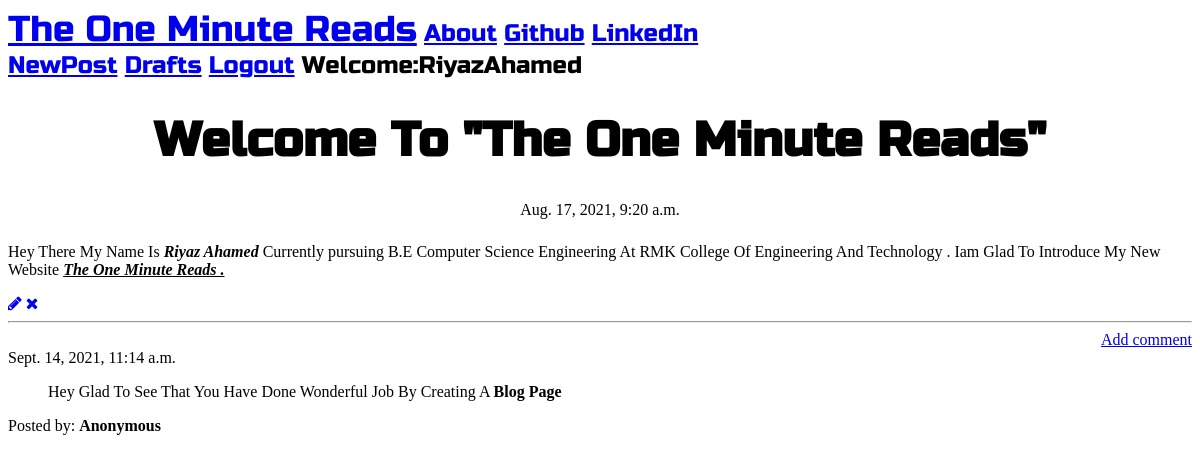
The page /post/25/ (signed in) on the database its author committed.
### blog/models.py (models this page shows, shortened)
class Post(models.Model):
    author = models.ForeignKey('auth.User',on_delete=models.CASCADE)
    title = models.CharField(max_length=200)
    text = models.TextField()
    created_date = models.DateTimeField(default=timezone.now)
    published_date = models.DateTimeField(blank=True, null=True)

class Comment(models.Model):
    post = models.ForeignKey('blog.Post', related_name='comments',on_delete=models.CASCADE)
    author = models.CharField(max_length=200)
    text = models.TextField()
    created_date = models.DateTimeField(default=timezone.now)
    approved_comment = models.BooleanField(default=False)

### blog/views.py (the view)
# urls.py: url(r'^post/(?P<pk>\d+)/$', views.PostDetailView.as_view(), name='post_detail'),
class PostDetailView(DetailView):
    model = Post

### blog/templates/blog/post_detail.html (shortened to what this page needs)
{% extends "blog/base.html" %}
{% block content %}
        <h1 class='posttitle loader'>{{ post.title }}</h1>
        {% if post.published_date %}
            <div class="date postdate">
                {{ post.published_date }}
            </div>
        {% else %}
            <a class="btn btn-outline-dark" href="{% url 'blog:post_publish' pk=post.pk %}">Publish</a>
        {% endif %}
      <p class='postcontent' >{{ post.text|safe|linebreaksbr }}</p>
      {% if user.is_authenticated %}
          <a class="btn btn-primary" href="{% url 'blog:post_edit' pk=post.pk %}"><span class="fa fa-pencil"></span></a>
          <a class="btn btn-primary" href="{% url 'blog:post_remove' pk=post.pk %}"><span class="fa fa-remove"></span></a>
      {% endif %}
  <hr>
  <a class="btn btn-primary btn-comment" href="{% url 'blog:add_comment_to_post' pk=post.pk %}">Add comment</a>
  <div class="container">
  {% for comment in post.comments.all %}
  <br>
      {% if user.is_authenticated or comment.approved_comment %}
              {{ comment.created_date }}
          <p>{{ comment.text|safe|linebreaks }}</p>
          <p>Posted by: <strong>{{ comment.author }}</strong></p>
      {% endif %}
  {% empty %}
      <p>No comments posted.</p>
  {% endfor %}
</div>
{% endblock %}

### blog/templates/blog/base.html (shortened to what this page needs)
<!DOCTYPE html>
{% load static %}
<html>
  <head>
    <link rel="stylesheet" href="https://stackpath.bootstrapcdn.com/bootstrap/4.1.3/css/bootstrap.min.css"integrity="sha384-MCw98/SFnGE8fJT3GXwEOngsV7Zt27NXFoaoApmYm81iuXoPkFOJwJ8ERdknLPMO">
    <link href="https://maxcdn.bootstrapcdn.com/font-awesome/4.7.0/css/font-awesome.min.css" rel="stylesheet">
    <link rel="stylesheet" href="//cdn.jsdelivr.net/medium-editor/latest/css/medium-editor.min.css" type="text/css" media="screen" charset="utf-8">
    <link rel="stylesheet" href="{% static 'css/blog.css' %}">
  </head>
  <body class='loader'>
    <nav class="navbar navbar-expand-lg bg-light techfont">
      <div class="container">
        <div class="navbar-nav align-items-center">
          <a class="navbar-brand bigbrand" href="{% url 'blog:post_list' %}">The One Minute Reads</a>
          <a class="nav-item nav-link" href="{% url 'blog:about' %}">About</a>
          <a class="nav-item nav-link" href="https://github.com/riyazahamad03">Github</a>
          <a class="nav-item nav-link" href="https://www.linkedin.com/in/riyaz-ahamed-5a101a205">LinkedIn</a>
        </div>
        <div class="navbar-nav align-items-center ml-auto">
          {% if user.is_authenticated %}
            <a class="nav-item nav-link" href="{% url 'blog:post_new' %}">NewPost</a>
            <a class="nav-item nav-link" href="{% url 'blog:post_draft_list' %}">Drafts</a>
            <a class="nav-item nav-link" href="{% url 'logout' %}">Logout</a>
            <a  class="nav-item nav-link" >Welcome:{{ user.username }}</a>
          {% else %}
            <a class="nav-item nav-link" href="{% url 'login' %}" aria-label="Login">
              <span class="fa fa-user" aria-hidden="true"></span></a>
          {% endif %}
        </div>
      </div>
    </nav>
          <div class="content container">
              <div class="row">
                  <div class="col-md-8">
                    <div class="blog_posts">
                      {% block content %}
                      {% endblock %}
                    </div>
                  </div>
              </div>
          </div>
  </body>
</html>

### blog/static/css/blog.css (style rules this page uses)
.techfont { font-family: 'Russo One', sans-serif; font-size: 1.5em; margin-bottom: 10px; }
.postdate { text-align: center; }
.posttitle { font-family: 'Russo One', sans-serif; font-size: 3em; text-align: center; }
.postcontent { font-family: 'Montserrat'; font-size: 1.5em; }
.btn-comment { position: absolute; right: 0px; }
.bigbrand { font-size: 1.5em; }
.loader { filter:hue-rotate(0deg); color: linear-gradient(45deg,#0f8,#08f); animation:hue 5000ms infinite linear; }

### rows shown on the page
Post: title "Welcome To \"The One Minute Reads\"", published_date "Aug. 17, 2021, 9:20 a.m.", text "Hey There My Name Is Riyaz Ahamed Currently pursuing B.E Computer Science Engineering At RMK College Of Engineering And Technology . Iam Glad To Introduce My New Website The One Minute Reads ."
Comment: created_date "Sept. 14, 2021, 11:14 a.m.", text "Hey Glad To See That You Have Done Wonderful Job By Creating A Blog Page", author "Anonymous"

### other values the page prints
{{ user.username }} "RiyazAhamed"
